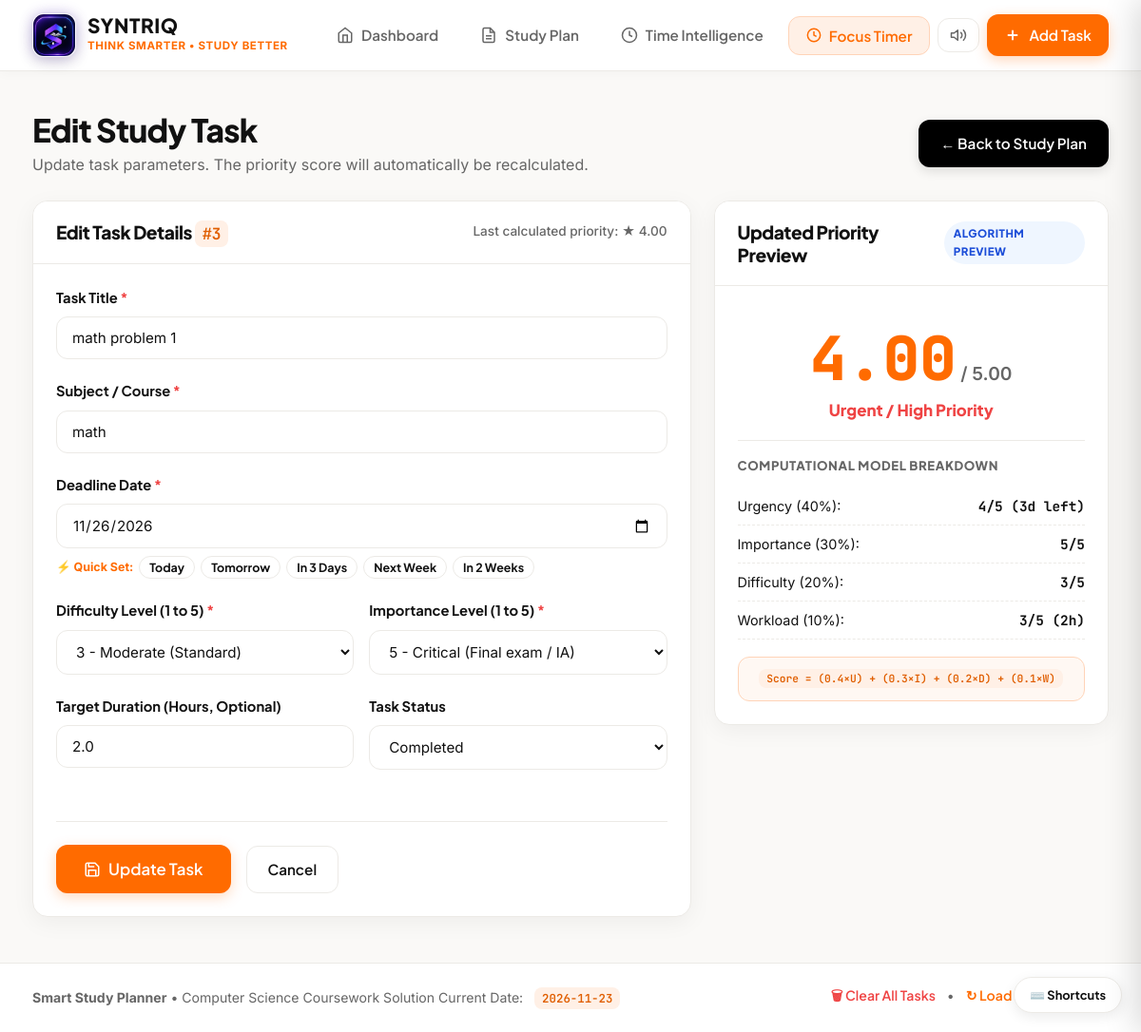
Page /edit-task/3 on the committed database.
### tables this page shows
CREATE TABLE "Tasks" (
                        Task_ID INTEGER PRIMARY KEY AUTOINCREMENT,
                        Task_Title TEXT NOT NULL,
                        Task_Subject TEXT NOT NULL,
                        Task_Deadline TEXT NOT NULL,
                        Task_Difficulty INTEGER NOT NULL CHECK (Task_Difficulty BETWEEN 1 AND 5),
                        Task_Importance INTEGER NOT NULL CHECK (Task_Importance BETWEEN 1 AND 5),
                        Estimated_Hours REAL DEFAULT NULL,
                        Target_Hours REAL DEFAULT NULL,
                        Total_Tracked_Seconds INTEGER NOT NULL DEFAULT 0,
                        Priority_Score REAL NOT NULL,
                        Task_Status TEXT NOT NULL DEFAULT 'Pending' CHECK (Task_Status IN ('Pending', 'Completed')),
                        First_Tracked_At TEXT DEFAULT NULL,
                        Completed_At TEXT DEFAULT NULL
                    );

### app.py (the view, shortened to what this page needs)
@app.route("/edit-task/<int:task_id>", methods=["GET", "POST"])
def edit_task(task_id):
    task = database.get_task_by_id(task_id, DB_FILE)
    if not task:
        flash("Task not found", "danger")
        return redirect(url_for("dashboard"))
    return render_template("edit_task.html", task=task, form_data=task)

### app.py (called while the page is built)
def get_db():
    return app.config.get("DB_FILE", DB_FILE)

@app.context_processor
def inject_today():
    today = date.today()
    try:
        active_session = database.get_active_session(get_db())
    except Exception:
        active_session = None
    return {
        "current_date": today,
        "active_session": active_session
    }

### database.py (called while the page is built, shortened)
def get_db_connection(db_path: str = DEFAULT_DB_PATH) -> sqlite3.Connection:
    conn = sqlite3.connect(db_path)
    conn.row_factory = sqlite3.Row
    conn.execute("PRAGMA foreign_keys = ON")
    return conn

def get_task_by_id(task_id: int, db_path: str = DEFAULT_DB_PATH) -> Optional[Dict[str, Any]]:
    conn = get_db_connection(db_path)
    cursor = conn.cursor()
    cursor.execute("SELECT * FROM Tasks WHERE Task_ID = ?", (task_id,))
    row = cursor.fetchone()
    conn.close()
    if row:
        return _format_task_dict(dict(row))
    return None

def get_active_session(db_path: str = DEFAULT_DB_PATH) -> Optional[Dict[str, Any]]:
    conn = get_db_connection(db_path)
    try:
        cursor = conn.cursor()
        cursor.execute("""
            SELECT a.ID, a.Task_ID, a.Session_ID, a.Start_Timestamp, a.Accumulated_Seconds,
                   a.Is_Paused, a.Paused_At, a.Updated_At,
                   t.Task_Title, t.Task_Subject, t.Priority_Score
            FROM ActiveSession a
            JOIN Tasks t ON a.Task_ID = t.Task_ID
            WHERE a.ID = 1
        """)
        row = cursor.fetchone()
        if not row:
            return None
    finally:
        conn.close()

### priority_calculator.py (called while the page is built)
def parse_date(date_input: Union[str, date, datetime]) -> date:
    if isinstance(date_input, datetime):
        return date_input.date()
    if isinstance(date_input, date):
        return date_input
    if isinstance(date_input, str):
        return datetime.strptime(date_input.strip(), "%Y-%m-%d").date()
    raise ValueError(f"Invalid date format or type: {date_input}")

def calculate_urgency(deadline: Union[str, date], current_date: date = None) -> int:
    if current_date is None:
        current_date = date.today()
    deadline_date = parse_date(deadline)
    days_remaining = (deadline_date - current_date).days
    if days_remaining <= 1:
        return 5
    elif days_remaining <= 3:
        return 4
    elif days_remaining <= 7:
        return 3
    elif days_remaining <= 14:
        return 2
    else:
        return 1

### templates/edit_task.html (shortened to what this page needs)
{% extends "base.html" %}
{% block content %}
<div class="form-page">
    <div class="page-header">
        <div class="header-intro">
            <h1 class="page-title">Edit Study Task</h1>
            <p class="page-subtitle">Update task parameters. The priority score will automatically be recalculated.</p>
        </div>
        <div class="header-actions">
            <a href="{{ url_for('study_plan') }}" class="btn btn-secondary">← Back to Study Plan</a>
        </div>
    </div>
    <div class="form-layout-grid">
        <div class="card form-card">
            <div class="card-header">
                <h2 class="card-title">Edit Task Details <code>#{{ task.Task_ID }}</code></h2>
                <span class="card-subtitle">Last calculated priority: ★ {{ "%.2f"|format(task.Priority_Score) }}</span>
            </div>
            <div class="card-body">
                <form id="taskForm" action="{{ url_for('edit_task', task_id=task.Task_ID) }}" method="POST" novalidate>
                    <div class="form-group">
                        <label for="title" class="form-label">
                            Task Title <span class="text-danger">*</span>
                        </label>
                        <input
                            type="text"
                            id="title"
                            name="title"
                            class="form-control"
                            value="{{ form_data.get('Task_Title', form_data.get('title', '')) }}"
                            required
                        >
                    </div>
                    <div class="form-group">
                        <label for="subject" class="form-label">
                            Subject / Course <span class="text-danger">*</span>
                        </label>
                        <input
                            type="text"
                            id="subject"
                            name="subject"
                            class="form-control"
                            value="{{ form_data.get('Task_Subject', form_data.get('subject', '')) }}"
                            required
                        >
                    </div>
                    <div class="form-group">
                        <label for="deadline" class="form-label">
                            Deadline Date <span class="text-danger">*</span>
                        </label>
                        <input
                            type="date"
                            id="deadline"
                            name="deadline"
                            class="form-control"
                            value="{{ form_data.get('Task_Deadline', form_data.get('deadline', '')) }}"
                            required
                        >
                        <div class="smart-date-chips">
                            <span class="chips-label">⚡ Quick Set:</span>
                            <button type="button" class="date-chip" onclick="setSmartDate(0);">Today</button>
                            <button type="button" class="date-chip" onclick="setSmartDate(1);">Tomorrow</button>
                            <button type="button" class="date-chip" onclick="setSmartDate(3);">In 3 Days</button>
                            <button type="button" class="date-chip" onclick="setSmartDate(7);">Next Week</button>
                            <button type="button" class="date-chip" onclick="setSmartDate(14);">In 2 Weeks</button>
                        </div>
                    </div>
                    <div class="form-row-2">
                        <div class="form-group">
                            <label for="difficulty" class="form-label">
                                Difficulty Level (1 to 5) <span class="text-danger">*</span>
                            </label>
                            {% set current_diff = form_data.get('Task_Difficulty', form_data.get('difficulty', ''))|string %}
                            <select id="difficulty" name="difficulty" class="form-control" required>
                                <option value="3" {% if current_diff == '3' %}selected{% endif %}>3 - Moderate (Standard)</option>
                            </select>
                        </div>
                        <div class="form-group">
                            <label for="importance" class="form-label">
                                Importance Level (1 to 5) <span class="text-danger">*</span>
                            </label>
                            {% set current_imp = form_data.get('Task_Importance', form_data.get('importance', ''))|string %}
                            <select id="importance" name="importance" class="form-control" required>
                                <option value="5" {% if current_imp == '5' %}selected{% endif %}>5 - Critical (Final exam / IA)</option>
                            </select>
                        </div>
                    </div>
                    <div class="form-row-2">
                        <div class="form-group">
                            <label for="estimated_hours" class="form-label">
                                Target Duration (Hours, Optional)
                            </label>
                            <input
                                type="number"
                                id="estimated_hours"
                                name="estimated_hours"
                                class="form-control"
                                min="0.25"
                                step="0.25"
                                placeholder="e.g. 2.0 (Optional target)"
                                value="{{ form_data.get('Estimated_Hours', form_data.get('estimated_hours', '')) or '' }}"
                            >
                        </div>
                        <div class="form-group">
                            <label for="status" class="form-label">Task Status</label>
                            {% set current_status = form_data.get('Task_Status', form_data.get('status', 'Pending')) %}
                            <select id="status" name="status" class="form-control">
                                <option value="Completed" {% if current_status == 'Completed' %}selected{% endif %}>Completed</option>
                            </select>
                        </div>
                    </div>
                    <div class="form-actions">
                        <button type="submit" class="btn btn-primary btn-lg">
                            <svg width="18" height="18" viewBox="0 0 24 24" fill="none" stroke="currentColor" stroke-width="2"><path d="M19 21H5a2 2 0 0 1-2-2V5a2 2 0 0 1 2-2h11l5 5v11a2 2 0 0 1-2 2z"></path><polyline points="17 21 17 13 7 13 7 21"></polyline><polyline points="7 3 7 8 15 8"></polyline></svg>
                            Update Task
                        </button>
                        <a href="{{ url_for('study_plan') }}" class="btn btn-outline">Cancel</a>
                    </div>
                </form>
            </div>
        </div>
        <div class="card preview-card">
            <div class="card-header">
                <h3 class="card-title">Updated Priority Preview</h3>
                <span class="badge badge-info">Algorithm Preview</span>
            </div>
            <div class="card-body">
                <div class="score-display">
                    <span class="score-number" id="previewScore">--</span>
                    <span class="score-max">/ 5.00</span>
                </div>
                <div class="score-category" id="previewCategory">Recalculating...</div>
                <hr class="card-divider">
                <div class="algorithm-breakdown">
                    <h4>Computational Model Breakdown</h4>
                    <ul class="breakdown-list">
                        <li>
                            <span class="breakdown-label">Urgency (40%):</span>
                            <span class="breakdown-val" id="previewUrgency">--</span>
                        </li>
                        <li>
                            <span class="breakdown-label">Importance (30%):</span>
                            <span class="breakdown-val" id="previewImportance">--</span>
                        </li>
                        <li>
                            <span class="breakdown-label">Difficulty (20%):</span>
                            <span class="breakdown-val" id="previewDifficulty">--</span>
                        </li>
                        <li>
                            <span class="breakdown-label">Workload (10%):</span>
                            <span class="breakdown-val" id="previewWorkload">--</span>
                        </li>
                    </ul>
                    <div class="formula-box">
                        <code>Score = (0.4×U) + (0.3×I) + (0.2×D) + (0.1×W)</code>
                    </div>
                </div>
            </div>
        </div>
    </div>
</div>
{% endblock %}

### rows in the picture
Tasks: Task_ID "3", Priority_Score "4.00", title "math problem 1", subject "math", deadline "11/26/2026", estimated_hours "2.0", status "Completed"

### other values in the picture
{{ current_date.strftime('%Y-%m-%d') }} "2026-11-23"
